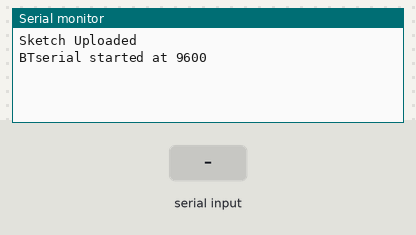
The sketch below on a simulated Arduino Uno, built with avr-gcc and run on an emulated ATmega328P. Shown: the last lines printed to the serial monitor. The test bench sets the inputs (shaded band).

Above: at 1.2 s.
1.3 s: "1\n" received over Serial
At 2.5 s:
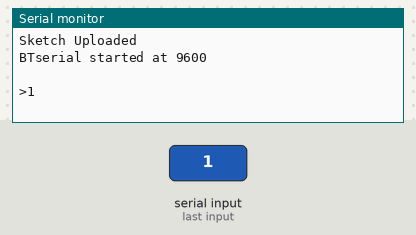
2.8 s: "1\n" received over the second serial link
At 3.9 s:
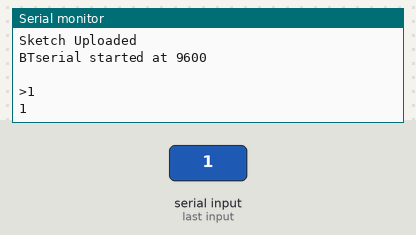
4.3 s: byte 10 (10) received over Serial
At 5.0 s:
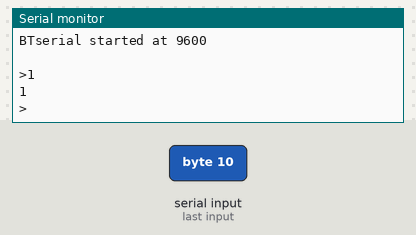
5.8 s: "0\n" received over Serial
At 6.2 s:
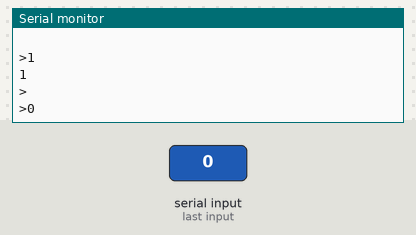
7.3 s: "0\n" received over the second serial link
At 8.5 s:
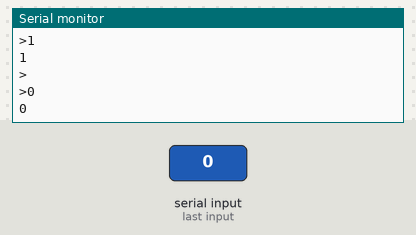

Measured:
- after the input at 1.3 s, the serial monitor: prints a new line at once (image 1)
- after the input at 2.8 s, the serial monitor: prints a new line at once (image 2)
- after the input at 4.3 s, the serial monitor: prints a new line at once (image 3)
- after the input at 5.8 s, the serial monitor: prints a new line at once (image 4)
- after the input at 7.3 s, the serial monitor: prints a new line at once (image 5)

The sketch:

bluetooth3.ino
```cpp
/**
 * @Author Alessandro190320
 * Programma per testare l'antenna bluetooth con la porta seriale del computer
 * È possibile anche configurarlo con la modalità AT
 */

#include <SoftwareSerial.h>

SoftwareSerial BTserial(10, 11); // RX, TX
char c=' '; // varile di tipo carattere vuota per leggere i caratteri dalla seriale
boolean NL = true; // flag

void setup()
{
  Serial.begin(38400); // inzializzo la seriale a 38400 baud
  Serial.print("Sketch Uploaded"); // comunico che è stato caricato il codice
  Serial.println(" ");
  BTserial.begin(9600); // inzializzo la seriale a 9600 baud
  Serial.println("BTserial started at 9600");
  Serial.println(" ");
}

void loop()
{
  // Read from the Bluetooth module and send to the Arduino Serial Monitor
  if (BTserial.available()){
    c = BTserial.read();
    Serial.print(c);
  }

  // Read from the Serial Monitor and send to the Bluetooth module
  if (Serial.available()){
    c = char (Serial.read());
    BTserial.print(c);
    // Echo the user input to the main window. The ">" character indicates the user entered text.
    if (NL) {
      Serial.print(">");
      NL = false;
    }
    Serial.write(c);
    if (c==10) { NL = true; }
    }
}
```
